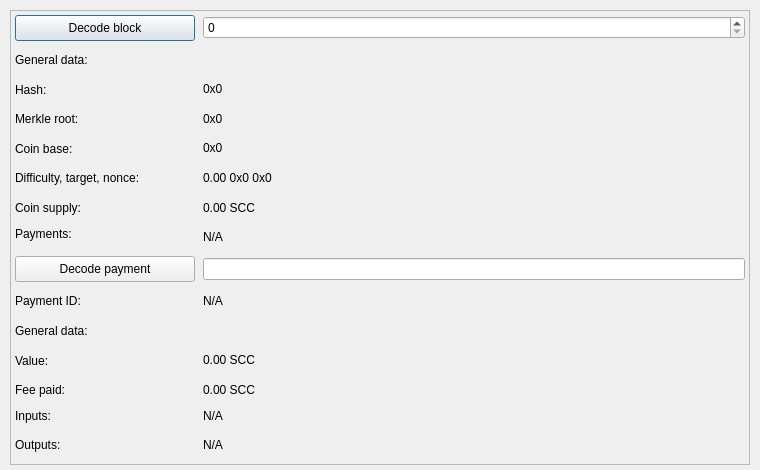
<?xml version="1.0" encoding="UTF-8"?>
<ui version="4.0">
 <class>BlockExplorer</class>
 <widget class="QDialog" name="BlockExplorer">
  <property name="windowModality">
   <enum>Qt::NonModal</enum>
  </property>
  <property name="enabled">
   <bool>true</bool>
  </property>
  <property name="geometry">
   <rect>
    <x>0</x>
    <y>0</y>
    <width>760</width>
    <height>470</height>
   </rect>
  </property>
  <property name="sizePolicy">
   <sizepolicy hsizetype="Fixed" vsizetype="Preferred">
    <horstretch>0</horstretch>
    <verstretch>0</verstretch>
   </sizepolicy>
  </property>
  <property name="minimumSize">
   <size>
    <width>0</width>
    <height>0</height>
   </size>
  </property>
  <property name="acceptDrops">
   <bool>false</bool>
  </property>
  <property name="windowTitle">
   <string>Block Explorer</string>
  </property>
  <layout class="QGridLayout">
   <property name="sizeConstraint">
    <enum>QLayout::SetMaximumSize</enum>
   </property>
   <property name="leftMargin">
    <number>10</number>
   </property>
   <property name="topMargin">
    <number>10</number>
   </property>
   <property name="rightMargin">
    <number>10</number>
   </property>
   <property name="bottomMargin">
    <number>5</number>
   </property>
   <item row="0" column="0">
    <widget class="QScrollArea" name="scrollArea">
     <property name="widgetResizable">
      <bool>true</bool>
     </property>
     <widget class="QWidget" name="blockWidget">
      <property name="geometry">
       <rect>
        <x>0</x>
        <y>0</y>
        <width>738</width>
        <height>453</height>
       </rect>
      </property>
      <layout class="QGridLayout" name="blockGrid">
       <property name="leftMargin">
        <number>4</number>
       </property>
       <property name="topMargin">
        <number>4</number>
       </property>
       <property name="rightMargin">
        <number>4</number>
       </property>
       <property name="bottomMargin">
        <number>4</number>
       </property>
       <property name="spacing">
        <number>8</number>
       </property>
       <item row="3" column="0">
        <widget class="QLabel" name="hashText">
         <property name="text">
          <string>Hash:</string>
         </property>
        </widget>
       </item>
       <item row="4" column="1">
        <widget class="QLabel" name="merkleData">
         <property name="sizePolicy">
          <sizepolicy hsizetype="Preferred" vsizetype="Preferred">
           <horstretch>0</horstretch>
           <verstretch>0</verstretch>
          </sizepolicy>
         </property>
         <property name="text">
          <string>0x0</string>
         </property>
         <property name="textInteractionFlags">
          <set>Qt::LinksAccessibleByMouse|Qt::TextSelectableByMouse</set>
         </property>
        </widget>
       </item>
       <item row="5" column="1">
        <widget class="QLabel" name="baseData">
         <property name="sizePolicy">
          <sizepolicy hsizetype="Preferred" vsizetype="Preferred">
           <horstretch>0</horstretch>
           <verstretch>0</verstretch>
          </sizepolicy>
         </property>
         <property name="text">
          <string>0x0</string>
         </property>
         <property name="textInteractionFlags">
          <set>Qt::LinksAccessibleByMouse|Qt::TextSelectableByMouse</set>
         </property>
        </widget>
       </item>
       <item row="1" column="1">
        <widget class="QSpinBox" name="numberBox">
         <property name="sizePolicy">
          <sizepolicy hsizetype="MinimumExpanding" vsizetype="Fixed">
           <horstretch>0</horstretch>
           <verstretch>0</verstretch>
          </sizepolicy>
         </property>
         <property name="minimumSize">
          <size>
           <width>500</width>
           <height>0</height>
          </size>
         </property>
         <property name="maximum">
          <number>99999999</number>
         </property>
        </widget>
       </item>
       <item row="2" column="1">
        <widget class="QLabel" name="blockTimeData">
         <property name="textInteractionFlags">
          <set>Qt::LinksAccessibleByMouse|Qt::TextSelectableByMouse</set>
         </property>
        </widget>
       </item>
       <item row="1" column="0">
        <widget class="QPushButton" name="blockButton">
         <property name="sizePolicy">
          <sizepolicy hsizetype="Fixed" vsizetype="Fixed">
           <horstretch>0</horstretch>
           <verstretch>0</verstretch>
          </sizepolicy>
         </property>
         <property name="minimumSize">
          <size>
           <width>180</width>
           <height>26</height>
          </size>
         </property>
         <property name="text">
          <string>Decode block</string>
         </property>
        </widget>
       </item>
       <item row="6" column="0">
        <widget class="QLabel" name="diffText">
         <property name="text">
          <string>Difficulty, target, nonce:</string>
         </property>
        </widget>
       </item>
       <item row="2" column="0">
        <widget class="QLabel" name="blockTimeText">
         <property name="text">
          <string>General data:</string>
         </property>
        </widget>
       </item>
       <item row="3" column="1">
        <widget class="QLabel" name="hashData">
         <property name="enabled">
          <bool>true</bool>
         </property>
         <property name="sizePolicy">
          <sizepolicy hsizetype="Preferred" vsizetype="Preferred">
           <horstretch>0</horstretch>
           <verstretch>0</verstretch>
          </sizepolicy>
         </property>
         <property name="text">
          <string>0x0</string>
         </property>
         <property name="textInteractionFlags">
          <set>Qt::LinksAccessibleByMouse|Qt::TextSelectableByMouse</set>
         </property>
        </widget>
       </item>
       <item row="4" column="0">
        <widget class="QLabel" name="merkleText">
         <property name="text">
          <string>Merkle root:</string>
         </property>
        </widget>
       </item>
       <item row="13" column="1">
        <widget class="QLabel" name="valueData">
         <property name="text">
          <string>0.00 SCC</string>
         </property>
         <property name="textInteractionFlags">
          <set>Qt::LinksAccessibleByMouse|Qt::TextSelectableByMouse</set>
         </property>
        </widget>
       </item>
       <item row="12" column="0">
        <widget class="QLabel" name="txTimeText">
         <property name="text">
          <string>General data:</string>
         </property>
        </widget>
       </item>
       <item row="16" column="1">
        <widget class="QLabel" name="outputData">
         <property name="text">
          <string>N/A</string>
         </property>
         <property name="alignment">
          <set>Qt::AlignLeading|Qt::AlignLeft|Qt::AlignTop</set>
         </property>
         <property name="textInteractionFlags">
          <set>Qt::LinksAccessibleByMouse|Qt::TextSelectableByMouse</set>
         </property>
        </widget>
       </item>
       <item row="7" column="1">
        <widget class="QLabel" name="coinSupplyData">
         <property name="text">
          <string>0.00 SCC</string>
         </property>
         <property name="textInteractionFlags">
          <set>Qt::LinksAccessibleByMouse|Qt::TextSelectableByMouse</set>
         </property>
        </widget>
       </item>
       <item row="5" column="0">
        <widget class="QLabel" name="baseText">
         <property name="text">
          <string>Coin base:</string>
         </property>
        </widget>
       </item>
       <item row="14" column="1">
        <widget class="QLabel" name="feeData">
         <property name="text">
          <string>0.00 SCC</string>
         </property>
         <property name="textInteractionFlags">
          <set>Qt::LinksAccessibleByMouse|Qt::TextSelectableByMouse</set>
         </property>
        </widget>
       </item>
       <item row="7" column="0">
        <widget class="QLabel" name="coinSupplyText">
         <property name="text">
          <string>Coin supply:</string>
         </property>
        </widget>
       </item>
       <item row="8" column="0">
        <widget class="QLabel" name="blockTxText">
         <property name="text">
          <string>Payments:</string>
         </property>
         <property name="alignment">
          <set>Qt::AlignLeading|Qt::AlignLeft|Qt::AlignTop</set>
         </property>
        </widget>
       </item>
       <item row="14" column="0">
        <widget class="QLabel" name="feeText">
         <property name="text">
          <string>Fee paid:</string>
         </property>
        </widget>
       </item>
       <item row="6" column="1">
        <widget class="QLabel" name="diffData">
         <property name="text">
          <string>0.00 0x0 0x0</string>
         </property>
         <property name="textInteractionFlags">
          <set>Qt::LinksAccessibleByMouse|Qt::TextSelectableByMouse</set>
         </property>
        </widget>
       </item>
       <item row="15" column="1">
        <widget class="QLabel" name="inputData">
         <property name="text">
          <string>N/A</string>
         </property>
         <property name="alignment">
          <set>Qt::AlignLeading|Qt::AlignLeft|Qt::AlignTop</set>
         </property>
         <property name="textInteractionFlags">
          <set>Qt::LinksAccessibleByMouse|Qt::TextSelectableByMouse</set>
         </property>
        </widget>
       </item>
       <item row="15" column="0">
        <widget class="QLabel" name="inputText">
         <property name="text">
          <string>Inputs:</string>
         </property>
         <property name="alignment">
          <set>Qt::AlignLeading|Qt::AlignLeft|Qt::AlignTop</set>
         </property>
        </widget>
       </item>
       <item row="12" column="1">
        <widget class="QLabel" name="txTimeData">
         <property name="text">
          <string/>
         </property>
         <property name="textInteractionFlags">
          <set>Qt::LinksAccessibleByMouse|Qt::TextSelectableByMouse</set>
         </property>
        </widget>
       </item>
       <item row="8" column="1">
        <widget class="QLabel" name="blockTxData">
         <property name="text">
          <string>N/A</string>
         </property>
         <property name="textInteractionFlags">
          <set>Qt::LinksAccessibleByMouse|Qt::TextSelectableByMouse</set>
         </property>
        </widget>
       </item>
       <item row="13" column="0">
        <widget class="QLabel" name="valueText">
         <property name="text">
          <string>Value:</string>
         </property>
        </widget>
       </item>
       <item row="11" column="1">
        <widget class="QLabel" name="txData">
         <property name="text">
          <string>N/A</string>
         </property>
         <property name="textInteractionFlags">
          <set>Qt::LinksAccessibleByMouse|Qt::TextSelectableByMouse</set>
         </property>
        </widget>
       </item>
       <item row="10" column="1">
        <widget class="QLineEdit" name="txLine">
         <property name="sizePolicy">
          <sizepolicy hsizetype="Preferred" vsizetype="Fixed">
           <horstretch>0</horstretch>
           <verstretch>0</verstretch>
          </sizepolicy>
         </property>
         <property name="inputMask">
          <string comment="Payment ID"/>
         </property>
        </widget>
       </item>
       <item row="10" column="0">
        <widget class="QPushButton" name="txButton">
         <property name="sizePolicy">
          <sizepolicy hsizetype="Fixed" vsizetype="Fixed">
           <horstretch>0</horstretch>
           <verstretch>0</verstretch>
          </sizepolicy>
         </property>
         <property name="minimumSize">
          <size>
           <width>180</width>
           <height>26</height>
          </size>
         </property>
         <property name="text">
          <string>Decode payment</string>
         </property>
        </widget>
       </item>
       <item row="16" column="0">
        <widget class="QLabel" name="outputText">
         <property name="text">
          <string>Outputs:</string>
         </property>
         <property name="alignment">
          <set>Qt::AlignLeading|Qt::AlignLeft|Qt::AlignTop</set>
         </property>
        </widget>
       </item>
       <item row="11" column="0">
        <widget class="QLabel" name="txText">
         <property name="text">
          <string>Payment ID:</string>
         </property>
        </widget>
       </item>
      </layout>
     </widget>
    </widget>
   </item>
  </layout>
 </widget>
 <resources/>
 <connections/>
</ui>
